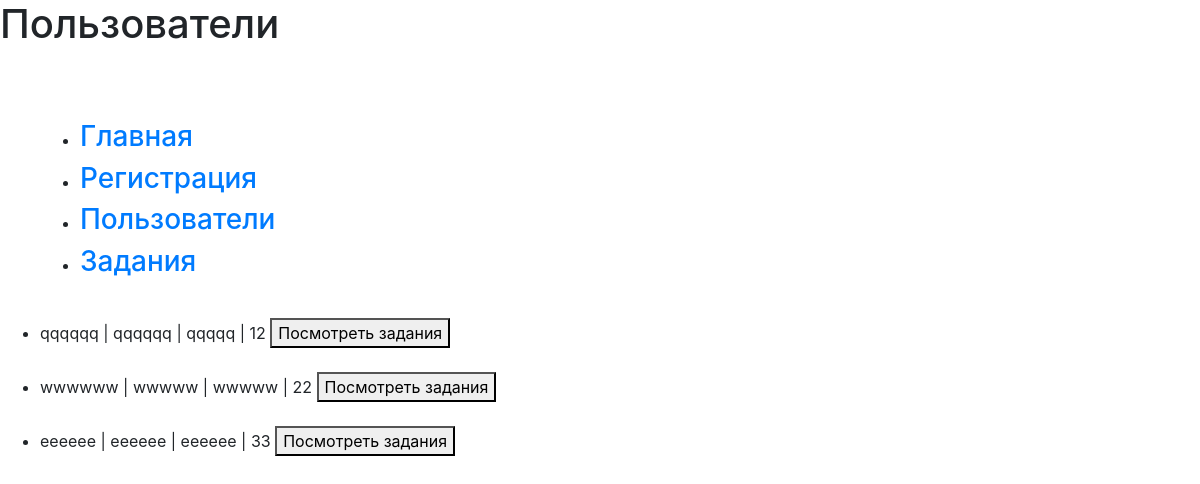
/users/, run on an earlier commit of the app's database.
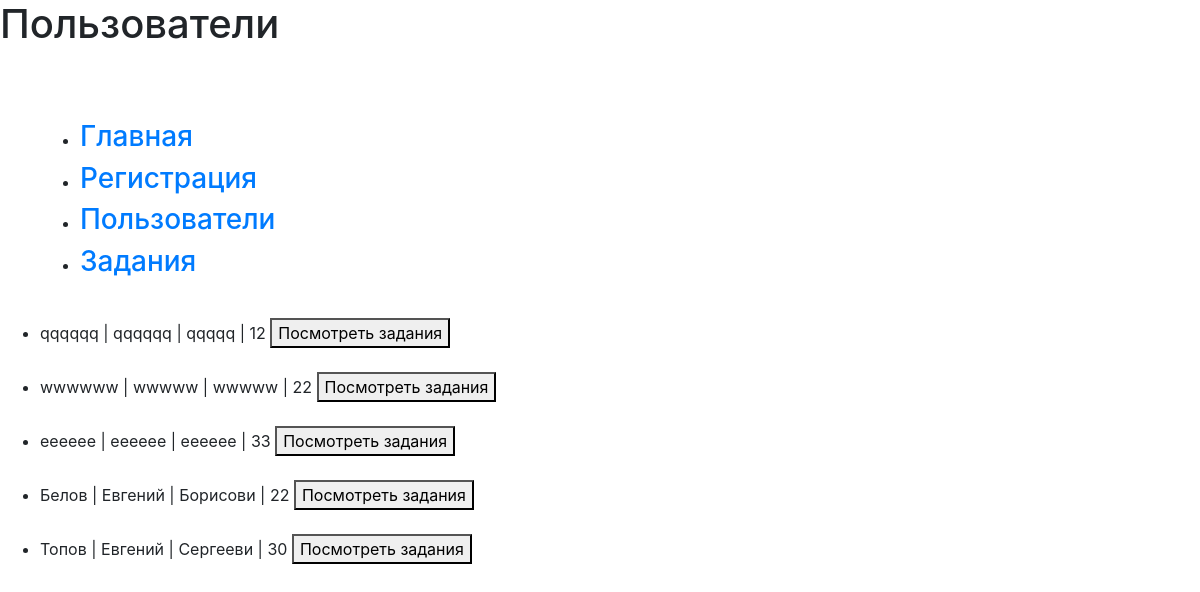
And on a later commit of the database.
### app/models.py (models this page shows, shortened)
class User(models.Model):
    username =models.CharField(max_length=15,db_index=True)
    firstname = models.CharField(max_length=15)
    lastname = models.CharField(max_length=15)
    age = models.IntegerField()
    slug = models.CharField(max_length=15,db_index=True)

### app/views.py (the view)
# urls.py: path('users/',user_list),
def user_list(request):
    title = 'Список'
    users = User.objects.all()
    context = {'list':users,'Title':title}
    return render(request,"users.html",context=context)

### Templates/users.html (shortened to what this page needs)
{% extends "index.html" %}
{% block pagename  %}
     <h1>Пользователи</h1>
{% endblock %}
{% block menu %}
    {{ block.super}}
{% endblock %}
{% block content %}
    <br>
    <form method="post">
        <ul >
            {% for t in list %}
            <li >  {{t.username}} | {{t.firstname}} | {{t.lastname}} |  {{t.age}}
                <button formaction="/tasks/" class="b1" name="idd" id="idd" type="submit" value="{{t.id}}"> Посмотреть задания  </button></li>
            <br>
            {% endfor %}
        </ul>
    <br>
    <br>
    </form>
{% endblock %}

### Templates/index.html (shortened to what this page needs)
<!DOCTYPE html>
<html lang="ru">
<head>
    <link rel="stylesheet" href="https://stackpath.bootstrapcdn.com/bootstrap/4.5.2/css/bootstrap.min.css">
</head>
<body>
    <pagename >
        {% block pagename  %}{% endblock %}
    </pagename >
    <br>
    <br>
    <menu>
        {% block menu %}
            {% include 'menu_2.html'%}
        {% endblock %}
    </menu>
    <content >
        {% block content %}{% endblock %}
    </content>
</body>
</html>

### Templates/menu_2.html
<ul>
    <li> <a href="/main"> <h3>Главная</h3>   </a> </li>
    <li> <a href="/reg"> <h3>Регистрация</h3>   </a> </li>
    <li> <a href="/users"> <h3> Пользователи </h3> </a> </li>
    <li> <a href="/tasks"> <h3> Задания </h3> </a> </li>
</ul>

What changed in the data, as far as the page shows it:
added User: username "Белов", firstname "Евгений", lastname "Борисови", age "22", {{ t.id }} 4 (drawn)
added User: username "Топов", firstname "Евгений", lastname "Сергееви", age "30", {{ t.id }} 5 (drawn)
